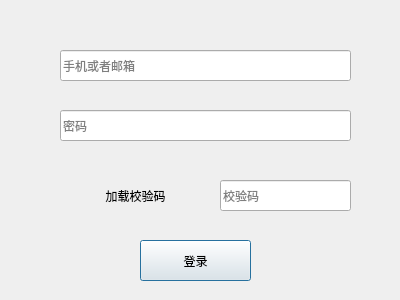
<?xml version="1.0" encoding="UTF-8"?>
<ui version="4.0">
 <class>dlg_login</class>
 <widget class="QDialog" name="dlg_login">
  <property name="geometry">
   <rect>
    <x>0</x>
    <y>0</y>
    <width>400</width>
    <height>300</height>
   </rect>
  </property>
  <property name="windowTitle">
   <string>Dialog</string>
  </property>
  <widget class="QLineEdit" name="edt_username">
   <property name="geometry">
    <rect>
     <x>60</x>
     <y>50</y>
     <width>291</width>
     <height>31</height>
    </rect>
   </property>
   <property name="placeholderText">
    <string>手机或者邮箱</string>
   </property>
  </widget>
  <widget class="QLineEdit" name="edt_password">
   <property name="geometry">
    <rect>
     <x>60</x>
     <y>110</y>
     <width>291</width>
     <height>31</height>
    </rect>
   </property>
   <property name="placeholderText">
    <string>密码</string>
   </property>
  </widget>
  <widget class="QLabel" name="lbl_captcha">
   <property name="geometry">
    <rect>
     <x>60</x>
     <y>170</y>
     <width>151</width>
     <height>51</height>
    </rect>
   </property>
   <property name="text">
    <string>加载校验码</string>
   </property>
   <property name="alignment">
    <set>Qt::AlignCenter</set>
   </property>
  </widget>
  <widget class="QLineEdit" name="edt_captcha">
   <property name="geometry">
    <rect>
     <x>220</x>
     <y>180</y>
     <width>131</width>
     <height>31</height>
    </rect>
   </property>
   <property name="placeholderText">
    <string>校验码</string>
   </property>
  </widget>
  <widget class="QPushButton" name="btn_login">
   <property name="geometry">
    <rect>
     <x>140</x>
     <y>240</y>
     <width>111</width>
     <height>41</height>
    </rect>
   </property>
   <property name="text">
    <string>登录</string>
   </property>
  </widget>
 </widget>
 <resources/>
 <connections>
  <connection>
   <sender>btn_login</sender>
   <signal>clicked()</signal>
   <receiver>dlg_login</receiver>
   <slot>login()</slot>
   <hints>
    <hint type="sourcelabel">
     <x>195</x>
     <y>260</y>
    </hint>
    <hint type="destinationlabel">
     <x>199</x>
     <y>149</y>
    </hint>
   </hints>
  </connection>
 </connections>
 <slots>
  <slot>login()</slot>
 </slots>
</ui>
